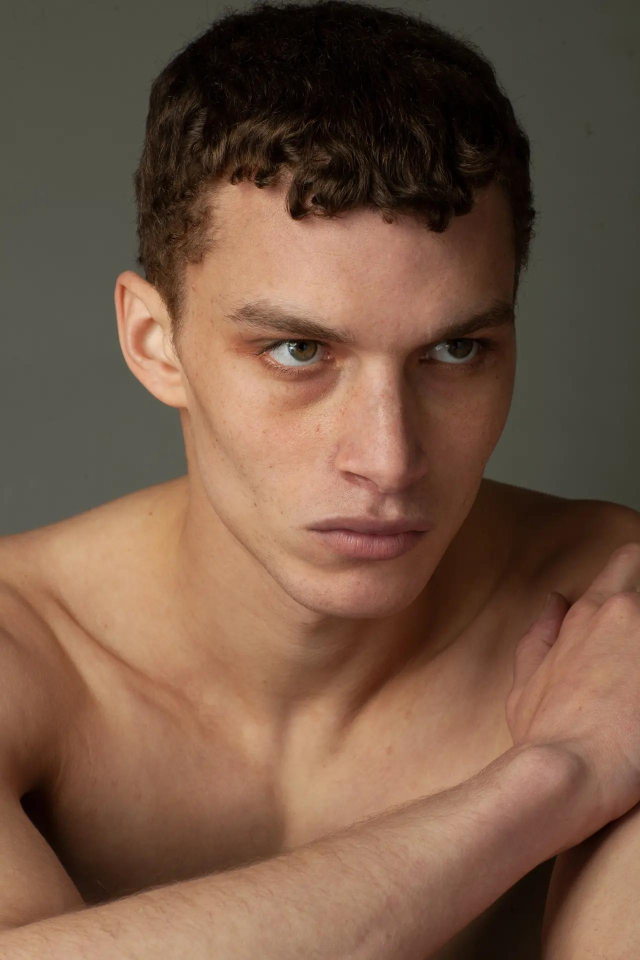
#> input picture renlianshibie/2-1.jpg, 1280 x 1920 px (shown at 1/2 size)
$ python '5.人脸检查.py'
#> lines starting #> are read from the running program, lines starting #| are printed output that depends on the picture; after the words box and inside, x2 and y2 are one past the last pixel; in counts of white or black regions, pixels touching at a corner belong together
#> further down, img is the input picture: shape (1920, 1280, 3); mean B, G, R 69.8, 88.2, 116.8
# 执行机构：At home at college
# 出 品 人：🌫⭐※
# 开发时间:2022/3/20 19:52
# post  请求（携带了参数）
# 响应数据是一组 jason 数据
import cv2  as cv
import  time

#F:/wwx/buckup/PycharmProjects1/Lib/site-packages/cv2/data/haarcascade_frontalface_alt2.xml
#路径不能含有中文，图片路径训练模块路径都不能含有中文
def face_detect_demo():
  gray=cv.cvtColor(img,cv.COLOR_BGR2GRAY)   # CascadeClassifier
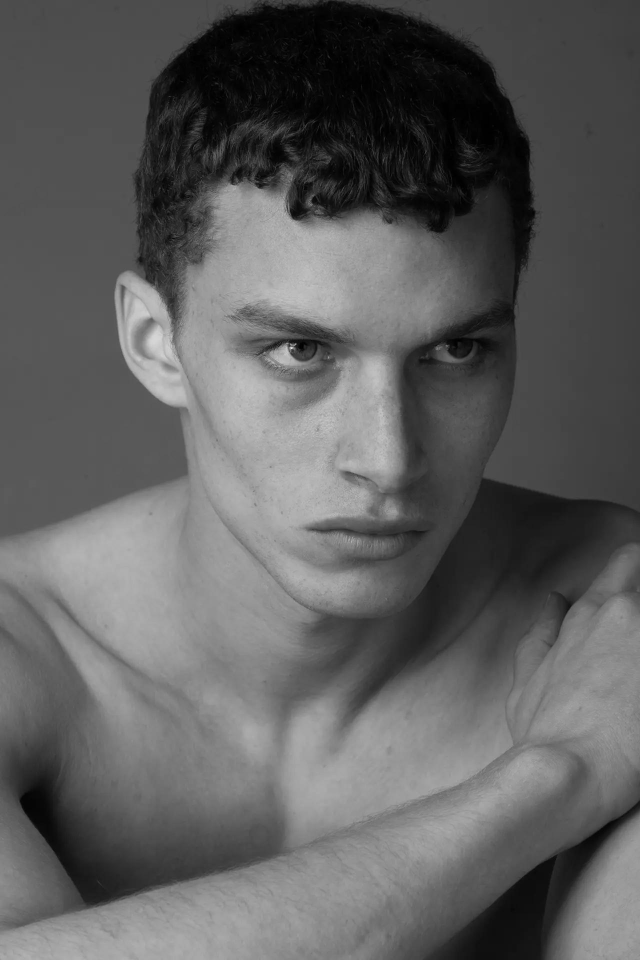
#> gray: shape (1920, 1280) (shown at 1/2 size); min 0, max 252, mean 94.7
  face_detect=cv.CascadeClassifier('F:/wwx/buckup/PycharmProjects1/Lib/site-packages/cv2/data/haarcascade_frontalface_alt2.xml')
 # face=face_detect.detectMultiScale(gray,1.1,5,0,(100,100),(600,600))  # ( gray,缩放倍数,5,0,(最小),(最大))
  face=face_detect.detectMultiScale(gray,1.03,5)  # ( gray,缩放倍数,5,0,(最小),(最大))
#> face = [[340, 415, 828, 828]]
  for x,y,w,h in face:
      cv.rectangle(img,(x,y),(x+w,y+h),color=(0,0,255),thickness=2)
#> this loop made 1 pass
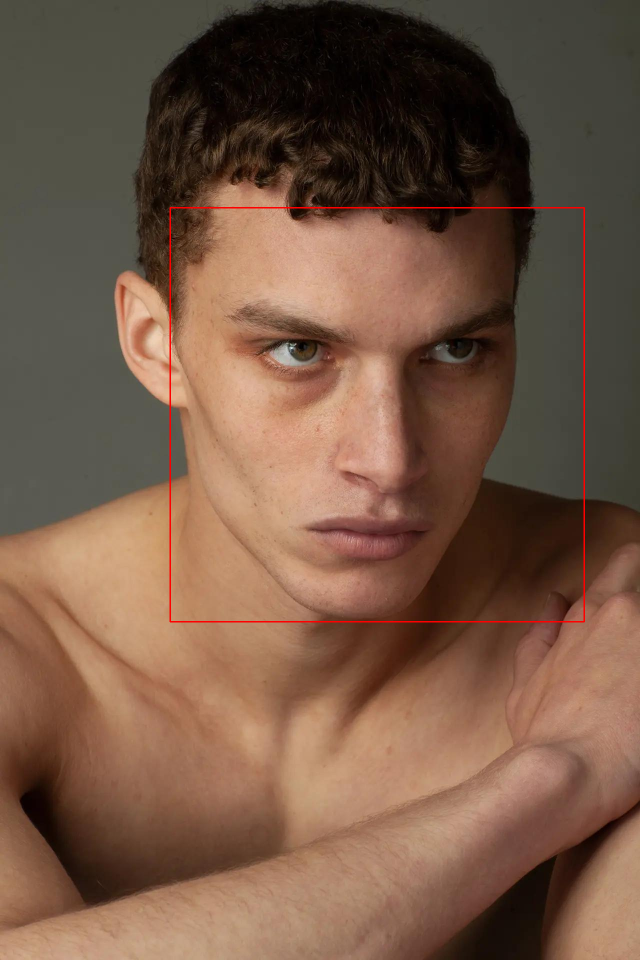
#> img: shape (1920, 1280, 3) (shown at 1/2 size); 0.4% of pixels changed, all inside (x1, y1, x2, y2) = (339, 414, 1170, 1245)
  resize_img = cv.resize(img, dsize=(420, 640))
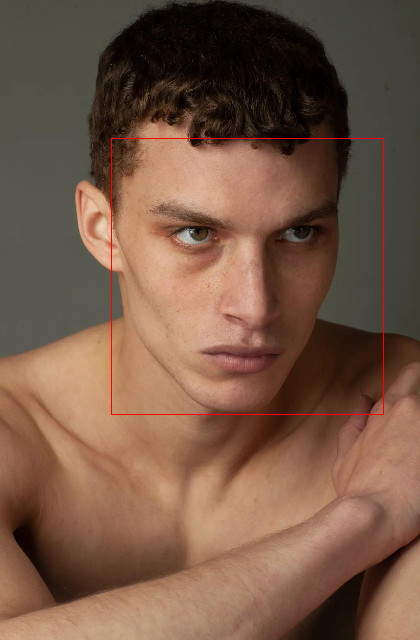
#> resize_img: shape (640, 420, 3); mean B, G, R 69.5, 87.9, 117.4
  cv.imshow('result', resize_img)

#im1.save('3-1.jpg')  #</pre>  保存
img=cv.imread('2-1.jpg')
face_detect_demo()


while True:
  if ord('q')==cv.waitKey():   #键盘输入q  退出
#> (key q is pressed here)
       break
#5  释放内存
#> (the run stopped early here; a loop or call above may not have finished)

$ run again, with renlianshibie/1-1.jpg copied over renlianshibie/2-1.jpg
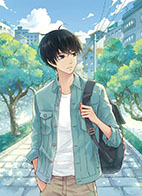
#> input picture renlianshibie/1-1.jpg, 142 x 196 px
#> img is the input picture: shape (196, 142, 3); mean B, G, R 177, 178.4, 145.4
#> in face_detect_demo, `gray=cv.cvtColor(img,cv.COLOR_BGR2GRAY)`:
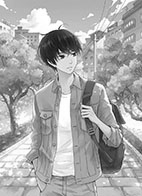
#> gray: shape (196, 142); min 2, max 255, mean 168.4
#> face = ()
#> in face_detect_demo, `resize_img = cv.resize(img, dsize=(420, 640))`:
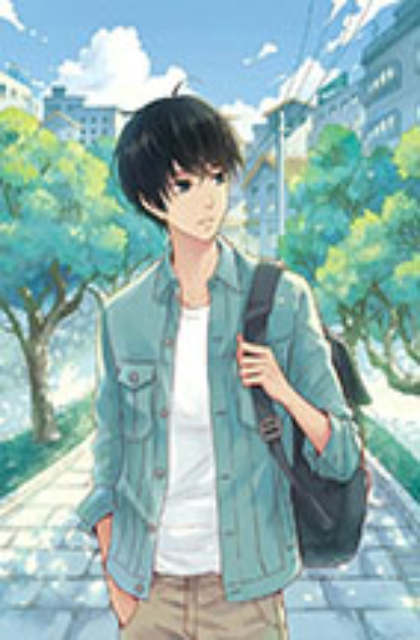
#> resize_img: shape (640, 420, 3); mean B, G, R 176.9, 178.3, 145.3

$ run again, with renlianshibie/68.jpg copied over renlianshibie/2-1.jpg
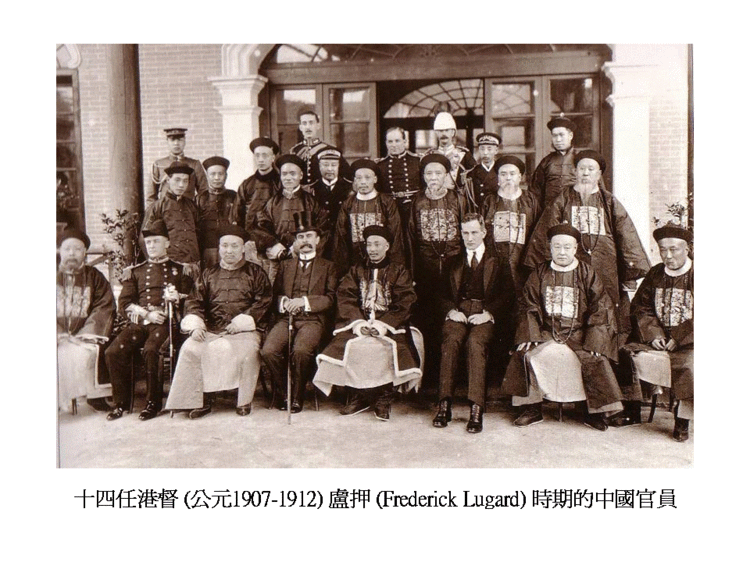
#> input picture renlianshibie/68.jpg, 750 x 562 px
#> img is the input picture: shape (562, 750, 3); mean B, G, R 158.6, 164.6, 176.5
#> face = 20 rows, first 6: [296, 114, 24, 24], [548, 126, 24, 24], [382, 132, 24, 24], [249, 145, 26, 26], [318, 156, 22, 22], [573, 158, 26, 26]
#> the loop in face_detect_demo, `for x,y,w,h in face:` made 20 passes
#> after the loop in face_detect_demo, `for x,y,w,h in face:`:
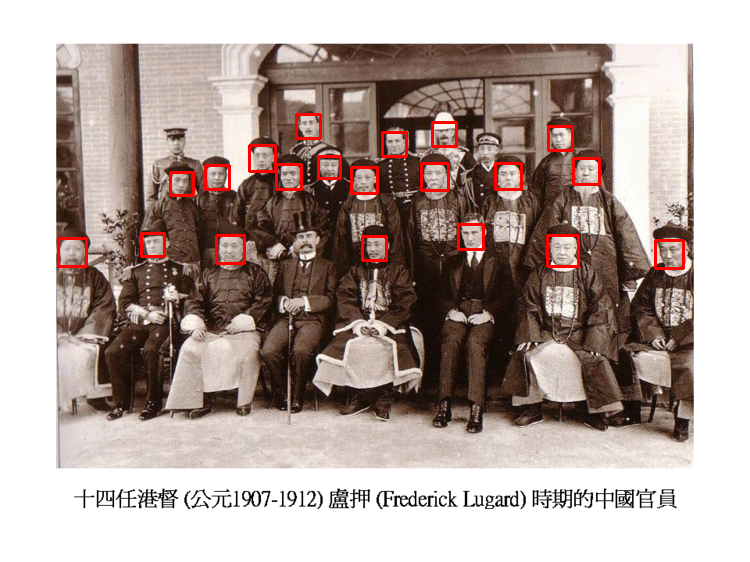
#> img: shape (562, 750, 3); 1.42% of pixels changed, all inside (x1, y1, x2, y2) = (57, 113, 685, 270)
#> in face_detect_demo, `resize_img = cv.resize(img, dsize=(420, 640))`:
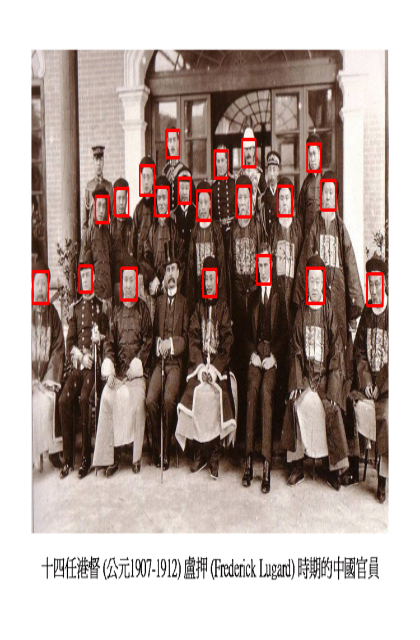
#> resize_img: shape (640, 420, 3); mean B, G, R 157.1, 163.1, 178.3
